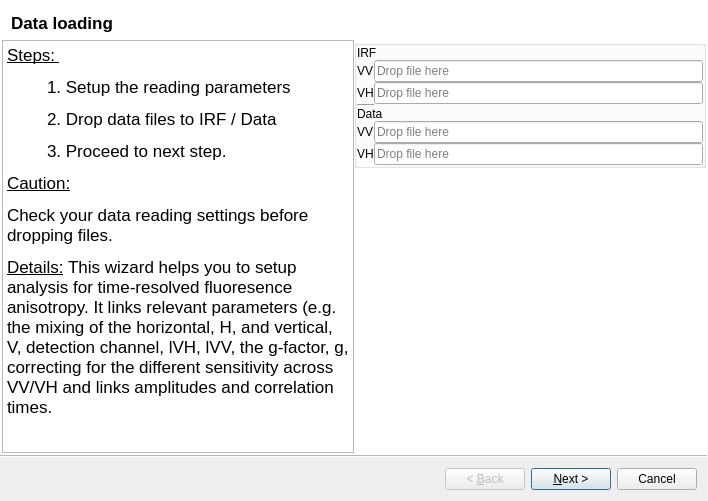
<?xml version="1.0" encoding="UTF-8"?>
<ui version="4.0">
 <class>Wizard</class>
 <widget class="QWizard" name="Wizard">
  <property name="geometry">
   <rect>
    <x>0</x>
    <y>0</y>
    <width>708</width>
    <height>501</height>
   </rect>
  </property>
  <property name="sizePolicy">
   <sizepolicy hsizetype="MinimumExpanding" vsizetype="Preferred">
    <horstretch>0</horstretch>
    <verstretch>0</verstretch>
   </sizepolicy>
  </property>
  <property name="windowTitle">
   <string>TCSPC - Anisotropy</string>
  </property>
  <property name="whatsThis">
   <string>sa</string>
  </property>
  <property name="accessibleDescription">
   <string/>
  </property>
  <property name="modal">
   <bool>false</bool>
  </property>
  <property name="wizardStyle">
   <enum>QWizard::ModernStyle</enum>
  </property>
  <widget class="QWizardPage" name="wizardPageSelectData">
   <property name="title">
    <string>Data loading</string>
   </property>
   <property name="subTitle">
    <string/>
   </property>
   <attribute name="pageId">
    <string notr="true"/>
   </attribute>
   <layout class="QGridLayout" name="gridLayout_3">
    <property name="leftMargin">
     <number>0</number>
    </property>
    <property name="topMargin">
     <number>0</number>
    </property>
    <property name="rightMargin">
     <number>0</number>
    </property>
    <property name="bottomMargin">
     <number>0</number>
    </property>
    <property name="spacing">
     <number>0</number>
    </property>
    <item row="0" column="0" rowspan="2">
     <widget class="QTextBrowser" name="textBrowser">
      <property name="sizePolicy">
       <sizepolicy hsizetype="Expanding" vsizetype="Expanding">
        <horstretch>0</horstretch>
        <verstretch>0</verstretch>
       </sizepolicy>
      </property>
      <property name="html">
       <string>&lt;!DOCTYPE HTML PUBLIC &quot;-//W3C//DTD HTML 4.0//EN&quot; &quot;http://www.w3.org/TR/REC-html40/strict.dtd&quot;&gt;
&lt;html&gt;&lt;head&gt;&lt;meta name=&quot;qrichtext&quot; content=&quot;1&quot; /&gt;&lt;style type=&quot;text/css&quot;&gt;
p, li { white-space: pre-wrap; }
&lt;/style&gt;&lt;/head&gt;&lt;body style=&quot; font-family:'.AppleSystemUIFont'; font-size:13pt; font-weight:400; font-style:normal;&quot;&gt;
&lt;p style=&quot; margin-top:0px; margin-bottom:0px; margin-left:0px; margin-right:0px; -qt-block-indent:0; text-indent:0px;&quot;&gt;&lt;span style=&quot; text-decoration: underline;&quot;&gt;Steps: &lt;/span&gt;&lt;/p&gt;
&lt;p style=&quot; margin-top:12px; margin-bottom:12px; margin-left:0px; margin-right:0px; -qt-block-indent:1; text-indent:0px;&quot;&gt;1. Setup the reading parameters&lt;/p&gt;
&lt;p style=&quot; margin-top:12px; margin-bottom:12px; margin-left:0px; margin-right:0px; -qt-block-indent:1; text-indent:0px;&quot;&gt;2. Drop data files to IRF / Data &lt;/p&gt;
&lt;p style=&quot; margin-top:12px; margin-bottom:12px; margin-left:0px; margin-right:0px; -qt-block-indent:1; text-indent:0px;&quot;&gt;3. Proceed to next step. &lt;/p&gt;
&lt;p style=&quot; margin-top:12px; margin-bottom:12px; margin-left:0px; margin-right:0px; -qt-block-indent:0; text-indent:0px;&quot;&gt;&lt;span style=&quot; text-decoration: underline;&quot;&gt;Caution:&lt;/span&gt; &lt;/p&gt;
&lt;p style=&quot; margin-top:12px; margin-bottom:12px; margin-left:0px; margin-right:0px; -qt-block-indent:0; text-indent:0px;&quot;&gt;Check your data reading settings before dropping files. &lt;/p&gt;
&lt;p style=&quot; margin-top:12px; margin-bottom:12px; margin-left:0px; margin-right:0px; -qt-block-indent:0; text-indent:0px;&quot;&gt;&lt;span style=&quot; text-decoration: underline;&quot;&gt;Details:&lt;/span&gt; This wizard helps you to setup analysis for time-resolved fluoresence anisotropy. It links relevant parameters (e.g. the mixing of the horizontal, H, and vertical, V, detection channel, lVH, lVV, the g-factor, g, correcting for the different sensitivity across VV/VH and links amplitudes and correlation times. &lt;/p&gt;&lt;/body&gt;&lt;/html&gt;</string>
      </property>
     </widget>
    </item>
    <item row="0" column="1">
     <widget class="QGroupBox" name="groupBox_2">
      <property name="title">
       <string/>
      </property>
      <property name="checkable">
       <bool>false</bool>
      </property>
      <layout class="QVBoxLayout" name="verticalLayout">
       <property name="spacing">
        <number>0</number>
       </property>
       <property name="leftMargin">
        <number>0</number>
       </property>
       <property name="topMargin">
        <number>0</number>
       </property>
       <property name="rightMargin">
        <number>0</number>
       </property>
       <property name="bottomMargin">
        <number>0</number>
       </property>
       <item>
        <layout class="QGridLayout" name="gridLayout">
         <property name="spacing">
          <number>0</number>
         </property>
         <item row="6" column="2">
          <widget class="QLineEdit" name="lineEdit_2">
           <property name="readOnly">
            <bool>true</bool>
           </property>
           <property name="placeholderText">
            <string>Drop file here</string>
           </property>
          </widget>
         </item>
         <item row="7" column="2">
          <widget class="QLineEdit" name="lineEdit_4">
           <property name="readOnly">
            <bool>true</bool>
           </property>
           <property name="placeholderText">
            <string>Drop file here</string>
           </property>
          </widget>
         </item>
         <item row="2" column="2">
          <widget class="QLineEdit" name="lineEdit">
           <property name="text">
            <string/>
           </property>
           <property name="readOnly">
            <bool>true</bool>
           </property>
           <property name="placeholderText">
            <string>Drop file here</string>
           </property>
           <property name="clearButtonEnabled">
            <bool>false</bool>
           </property>
          </widget>
         </item>
         <item row="6" column="0">
          <widget class="QLabel" name="label_3">
           <property name="text">
            <string>VV</string>
           </property>
          </widget>
         </item>
         <item row="5" column="0" colspan="4">
          <widget class="QLabel" name="label_6">
           <property name="sizePolicy">
            <sizepolicy hsizetype="Preferred" vsizetype="Fixed">
             <horstretch>0</horstretch>
             <verstretch>0</verstretch>
            </sizepolicy>
           </property>
           <property name="text">
            <string>Data</string>
           </property>
          </widget>
         </item>
         <item row="3" column="2">
          <widget class="QLineEdit" name="lineEdit_3">
           <property name="readOnly">
            <bool>true</bool>
           </property>
           <property name="placeholderText">
            <string>Drop file here</string>
           </property>
          </widget>
         </item>
         <item row="4" column="0">
          <widget class="Line" name="line">
           <property name="orientation">
            <enum>Qt::Horizontal</enum>
           </property>
          </widget>
         </item>
         <item row="3" column="0">
          <widget class="QLabel" name="label_2">
           <property name="text">
            <string>VH</string>
           </property>
          </widget>
         </item>
         <item row="7" column="0">
          <widget class="QLabel" name="label_4">
           <property name="text">
            <string>VH</string>
           </property>
          </widget>
         </item>
         <item row="2" column="0">
          <widget class="QLabel" name="label">
           <property name="text">
            <string>VV</string>
           </property>
          </widget>
         </item>
         <item row="0" column="0" colspan="3">
          <widget class="QLabel" name="label_5">
           <property name="sizePolicy">
            <sizepolicy hsizetype="Preferred" vsizetype="Fixed">
             <horstretch>0</horstretch>
             <verstretch>0</verstretch>
            </sizepolicy>
           </property>
           <property name="text">
            <string>IRF</string>
           </property>
          </widget>
         </item>
        </layout>
       </item>
      </layout>
     </widget>
    </item>
    <item row="1" column="1">
     <spacer name="verticalSpacer_2">
      <property name="orientation">
       <enum>Qt::Vertical</enum>
      </property>
      <property name="sizeHint" stdset="0">
       <size>
        <width>20</width>
        <height>40</height>
       </size>
      </property>
     </spacer>
    </item>
   </layout>
  </widget>
  <widget class="QWizardPage" name="wizardPageNormIRF">
   <property name="title">
    <string>Normalize instrument response functions</string>
   </property>
   <property name="subTitle">
    <string/>
   </property>
   <layout class="QHBoxLayout" name="horizontalLayout">
    <property name="spacing">
     <number>0</number>
    </property>
    <property name="leftMargin">
     <number>0</number>
    </property>
    <property name="topMargin">
     <number>0</number>
    </property>
    <property name="rightMargin">
     <number>0</number>
    </property>
    <property name="bottomMargin">
     <number>0</number>
    </property>
    <item>
     <widget class="QTextEdit" name="textEdit_2">
      <property name="sizePolicy">
       <sizepolicy hsizetype="Expanding" vsizetype="Expanding">
        <horstretch>0</horstretch>
        <verstretch>0</verstretch>
       </sizepolicy>
      </property>
      <property name="html">
       <string>&lt;!DOCTYPE HTML PUBLIC &quot;-//W3C//DTD HTML 4.0//EN&quot; &quot;http://www.w3.org/TR/REC-html40/strict.dtd&quot;&gt;
&lt;html&gt;&lt;head&gt;&lt;meta name=&quot;qrichtext&quot; content=&quot;1&quot; /&gt;&lt;style type=&quot;text/css&quot;&gt;
p, li { white-space: pre-wrap; }
&lt;/style&gt;&lt;/head&gt;&lt;body style=&quot; font-family:'.AppleSystemUIFont'; font-size:13pt; font-weight:400; font-style:normal;&quot;&gt;
&lt;p style=&quot; margin-top:12px; margin-bottom:12px; margin-left:0px; margin-right:0px; -qt-block-indent:0; text-indent:0px;&quot;&gt;For global fitting of fluorescence anisotropy data collected with two seperate detectors (as done on a microscope), the instrument response functions (IRFs) have to be normalized with respected to the total photon number after background removal.&lt;/p&gt;
&lt;p style=&quot; margin-top:12px; margin-bottom:12px; margin-left:0px; margin-right:0px; -qt-block-indent:0; text-indent:0px;&quot;&gt;Move the slider into the IRF background and check the shape of the background corrected IRFs.&lt;/p&gt;&lt;/body&gt;&lt;/html&gt;</string>
      </property>
     </widget>
    </item>
    <item>
     <layout class="QGridLayout" name="gridLayout_4">
      <property name="spacing">
       <number>0</number>
      </property>
      <item row="1" column="0">
       <widget class="QLabel" name="label_7">
        <property name="text">
         <string>Bg channels</string>
        </property>
       </widget>
      </item>
      <item row="1" column="1">
       <widget class="QSpinBox" name="spinBox">
        <property name="enabled">
         <bool>true</bool>
        </property>
        <property name="maximum">
         <number>99999</number>
        </property>
       </widget>
      </item>
      <item row="1" column="2">
       <widget class="QSpinBox" name="spinBox_2">
        <property name="enabled">
         <bool>true</bool>
        </property>
        <property name="maximum">
         <number>99999</number>
        </property>
       </widget>
      </item>
      <item row="0" column="0" colspan="3">
       <layout class="QVBoxLayout" name="verticalLayout_3">
        <property name="spacing">
         <number>0</number>
        </property>
       </layout>
      </item>
     </layout>
    </item>
   </layout>
  </widget>
  <widget class="QWizardPage" name="wizardPageCorrections">
   <property name="title">
    <string>Correction factors</string>
   </property>
   <property name="subTitle">
    <string/>
   </property>
   <layout class="QGridLayout" name="gridLayout_2">
    <property name="leftMargin">
     <number>0</number>
    </property>
    <property name="topMargin">
     <number>0</number>
    </property>
    <property name="rightMargin">
     <number>0</number>
    </property>
    <property name="bottomMargin">
     <number>0</number>
    </property>
    <property name="horizontalSpacing">
     <number>0</number>
    </property>
    <item row="0" column="0">
     <widget class="QTextEdit" name="textEdit">
      <property name="sizePolicy">
       <sizepolicy hsizetype="Expanding" vsizetype="Expanding">
        <horstretch>0</horstretch>
        <verstretch>0</verstretch>
       </sizepolicy>
      </property>
      <property name="html">
       <string>&lt;!DOCTYPE HTML PUBLIC &quot;-//W3C//DTD HTML 4.0//EN&quot; &quot;http://www.w3.org/TR/REC-html40/strict.dtd&quot;&gt;
&lt;html&gt;&lt;head&gt;&lt;meta name=&quot;qrichtext&quot; content=&quot;1&quot; /&gt;&lt;style type=&quot;text/css&quot;&gt;
p, li { white-space: pre-wrap; }
&lt;/style&gt;&lt;/head&gt;&lt;body style=&quot; font-family:'.AppleSystemUIFont'; font-size:13pt; font-weight:400; font-style:normal;&quot;&gt;
&lt;p style=&quot; margin-top:12px; margin-bottom:12px; margin-left:0px; margin-right:0px; -qt-block-indent:0; text-indent:0px;&quot;&gt;The correction factors g corrects for the different sensitivty for detecting parallel and perpendicular light. The correction factors l1 and l2 describe the mixing between the parallel and the perpendicular detection channel. The correction factors are important particuallary when using high NA objectives. &lt;/p&gt;
&lt;p style=&quot; margin-top:12px; margin-bottom:12px; margin-left:0px; margin-right:0px; -qt-block-indent:0; text-indent:0px;&quot;&gt;References&lt;/p&gt;
&lt;p style=&quot; margin-top:12px; margin-bottom:12px; margin-left:0px; margin-right:0px; -qt-block-indent:0; text-indent:0px;&quot;&gt;* Time-Dependent Fluorescence Depolarization Analysis in Three-Dimensional Microspectroscopy; M Koshioka, K Sasaki, and H Masuhara; Appl. Spect., Vol. 49, Issue 2, pp. 224-228 (1995); &lt;a href=&quot;https://opg.optica.org/as/viewmedia.cfm?uri=as-49-2-224 &quot;&gt;&lt;span style=&quot; text-decoration: underline; color:#0068da;&quot;&gt;LINK&lt;/span&gt;&lt;/a&gt;&lt;/p&gt;
&lt;p style=&quot; margin-top:12px; margin-bottom:12px; margin-left:0px; margin-right:0px; -qt-block-indent:0; text-indent:0px;&quot;&gt;* Analyzing Receptor Assemblies in the Cell Membrane Using Fluorescence Anisotropy Imaging with TIRF Microscopy; M Erdelyi, J Simon, E A Barnard, C F Kaminski; PLOSOne, 2014 &lt;a href=&quot;https://journals.plos.org/plosone/article?id=10.1371/journal.pone.0100526 &quot;&gt;&lt;span style=&quot; text-decoration: underline; color:#0068da;&quot;&gt;LINK&lt;/span&gt;&lt;/a&gt;&lt;/p&gt;
&lt;p style=&quot; margin-top:12px; margin-bottom:12px; margin-left:0px; margin-right:0px; -qt-block-indent:0; text-indent:0px;&quot;&gt;Caution&lt;/p&gt;
&lt;p style=&quot; margin-top:12px; margin-bottom:12px; margin-left:0px; margin-right:0px; -qt-block-indent:0; text-indent:0px;&quot;&gt;The model convolved with the IRF. Thus, a change in the IRF changes the number of photons in the model.&lt;/p&gt;&lt;/body&gt;&lt;/html&gt;</string>
      </property>
     </widget>
    </item>
    <item row="0" column="1">
     <layout class="QVBoxLayout" name="verticalLayout_2"/>
    </item>
   </layout>
  </widget>
  <widget class="QWizardPage" name="wizardPageComponents">
   <property name="title">
    <string>Add lifetime &amp; rotational components</string>
   </property>
   <layout class="QGridLayout" name="gridLayout_6">
    <property name="leftMargin">
     <number>0</number>
    </property>
    <property name="topMargin">
     <number>0</number>
    </property>
    <property name="rightMargin">
     <number>0</number>
    </property>
    <property name="bottomMargin">
     <number>0</number>
    </property>
    <property name="spacing">
     <number>0</number>
    </property>
    <item row="0" column="1">
     <widget class="QLabel" name="label_14">
      <property name="text">
       <string>Settings</string>
      </property>
     </widget>
    </item>
    <item row="3" column="1" colspan="4">
     <widget class="QTableWidget" name="tableWidget">
      <property name="sizePolicy">
       <sizepolicy hsizetype="Expanding" vsizetype="MinimumExpanding">
        <horstretch>0</horstretch>
        <verstretch>0</verstretch>
       </sizepolicy>
      </property>
      <property name="toolTip">
       <string>Double click to delete. 
Single click to edit.</string>
      </property>
      <property name="editTriggers">
       <set>QAbstractItemView::AnyKeyPressed|QAbstractItemView::EditKeyPressed|QAbstractItemView::SelectedClicked</set>
      </property>
      <property name="sortingEnabled">
       <bool>true</bool>
      </property>
      <attribute name="horizontalHeaderStretchLastSection">
       <bool>true</bool>
      </attribute>
      <column>
       <property name="text">
        <string>Amplitude</string>
       </property>
      </column>
      <column>
       <property name="text">
        <string>Lifetime</string>
       </property>
      </column>
     </widget>
    </item>
    <item row="5" column="1" colspan="4">
     <widget class="QTableWidget" name="tableWidget_2">
      <property name="sizePolicy">
       <sizepolicy hsizetype="Expanding" vsizetype="MinimumExpanding">
        <horstretch>0</horstretch>
        <verstretch>0</verstretch>
       </sizepolicy>
      </property>
      <property name="toolTip">
       <string>Double click to delete. 
Single click to edit.</string>
      </property>
      <property name="sizeAdjustPolicy">
       <enum>QAbstractScrollArea::AdjustToContentsOnFirstShow</enum>
      </property>
      <property name="editTriggers">
       <set>QAbstractItemView::AnyKeyPressed|QAbstractItemView::EditKeyPressed|QAbstractItemView::SelectedClicked</set>
      </property>
      <property name="sortingEnabled">
       <bool>true</bool>
      </property>
      <attribute name="horizontalHeaderStretchLastSection">
       <bool>true</bool>
      </attribute>
      <column>
       <property name="text">
        <string>Amplitude</string>
       </property>
      </column>
      <column>
       <property name="text">
        <string>Rot. corr. time</string>
       </property>
      </column>
     </widget>
    </item>
    <item row="4" column="1" colspan="4">
     <layout class="QGridLayout" name="gridLayout_7">
      <property name="spacing">
       <number>0</number>
      </property>
      <item row="2" column="0">
       <widget class="QLabel" name="label_11">
        <property name="text">
         <string>Rotation</string>
        </property>
       </widget>
      </item>
      <item row="0" column="2">
       <widget class="QLabel" name="label_13">
        <property name="text">
         <string>Rot. corr. time [ns]</string>
        </property>
       </widget>
      </item>
      <item row="0" column="1">
       <widget class="QLabel" name="label_12">
        <property name="sizePolicy">
         <sizepolicy hsizetype="MinimumExpanding" vsizetype="Minimum">
          <horstretch>0</horstretch>
          <verstretch>0</verstretch>
         </sizepolicy>
        </property>
        <property name="text">
         <string>Amplitude</string>
        </property>
       </widget>
      </item>
      <item row="2" column="1">
       <widget class="QDoubleSpinBox" name="doubleSpinBox_4">
        <property name="sizePolicy">
         <sizepolicy hsizetype="MinimumExpanding" vsizetype="Fixed">
          <horstretch>0</horstretch>
          <verstretch>0</verstretch>
         </sizepolicy>
        </property>
        <property name="decimals">
         <number>3</number>
        </property>
        <property name="minimum">
         <double>0.001000000000000</double>
        </property>
        <property name="maximum">
         <double>1.000000000000000</double>
        </property>
        <property name="value">
         <double>0.500000000000000</double>
        </property>
       </widget>
      </item>
      <item row="2" column="2">
       <widget class="QDoubleSpinBox" name="doubleSpinBox_3">
        <property name="sizePolicy">
         <sizepolicy hsizetype="MinimumExpanding" vsizetype="Fixed">
          <horstretch>0</horstretch>
          <verstretch>0</verstretch>
         </sizepolicy>
        </property>
        <property name="minimum">
         <double>0.000000000000000</double>
        </property>
        <property name="maximum">
         <double>100.000000000000000</double>
        </property>
        <property name="singleStep">
         <double>0.100000000000000</double>
        </property>
        <property name="value">
         <double>0.150000000000000</double>
        </property>
       </widget>
      </item>
      <item row="1" column="4" rowspan="2">
       <widget class="QToolButton" name="toolButton_2">
        <property name="sizePolicy">
         <sizepolicy hsizetype="Minimum" vsizetype="Minimum">
          <horstretch>0</horstretch>
          <verstretch>0</verstretch>
         </sizepolicy>
        </property>
        <property name="text">
         <string>add</string>
        </property>
       </widget>
      </item>
     </layout>
    </item>
    <item row="2" column="1" colspan="4">
     <layout class="QGridLayout" name="gridLayout_5">
      <property name="spacing">
       <number>0</number>
      </property>
      <item row="3" column="0">
       <widget class="QLabel" name="label_8">
        <property name="text">
         <string>Lifetime</string>
        </property>
       </widget>
      </item>
      <item row="0" column="2">
       <widget class="QLabel" name="label_10">
        <property name="text">
         <string>Fluorescence lifetime [ns]</string>
        </property>
       </widget>
      </item>
      <item row="0" column="1">
       <widget class="QLabel" name="label_9">
        <property name="sizePolicy">
         <sizepolicy hsizetype="Minimum" vsizetype="Preferred">
          <horstretch>0</horstretch>
          <verstretch>0</verstretch>
         </sizepolicy>
        </property>
        <property name="text">
         <string>Amplitude</string>
        </property>
       </widget>
      </item>
      <item row="3" column="1">
       <widget class="QDoubleSpinBox" name="doubleSpinBox_2">
        <property name="sizePolicy">
         <sizepolicy hsizetype="MinimumExpanding" vsizetype="Fixed">
          <horstretch>0</horstretch>
          <verstretch>0</verstretch>
         </sizepolicy>
        </property>
        <property name="decimals">
         <number>3</number>
        </property>
        <property name="minimum">
         <double>0.001000000000000</double>
        </property>
        <property name="maximum">
         <double>1.000000000000000</double>
        </property>
        <property name="singleStep">
         <double>0.100000000000000</double>
        </property>
        <property name="value">
         <double>0.500000000000000</double>
        </property>
       </widget>
      </item>
      <item row="3" column="2">
       <widget class="QDoubleSpinBox" name="doubleSpinBox">
        <property name="sizePolicy">
         <sizepolicy hsizetype="MinimumExpanding" vsizetype="Fixed">
          <horstretch>0</horstretch>
          <verstretch>0</verstretch>
         </sizepolicy>
        </property>
        <property name="decimals">
         <number>3</number>
        </property>
        <property name="minimum">
         <double>0.001000000000000</double>
        </property>
        <property name="singleStep">
         <double>0.100000000000000</double>
        </property>
        <property name="value">
         <double>2.500000000000000</double>
        </property>
       </widget>
      </item>
      <item row="1" column="5" rowspan="4">
       <widget class="QToolButton" name="toolButton">
        <property name="sizePolicy">
         <sizepolicy hsizetype="Minimum" vsizetype="Minimum">
          <horstretch>0</horstretch>
          <verstretch>0</verstretch>
         </sizepolicy>
        </property>
        <property name="text">
         <string>add</string>
        </property>
       </widget>
      </item>
     </layout>
    </item>
    <item row="0" column="3">
     <widget class="QToolButton" name="toolButton_4">
      <property name="enabled">
       <bool>true</bool>
      </property>
      <property name="text">
       <string>save</string>
      </property>
     </widget>
    </item>
    <item row="0" column="2">
     <widget class="QLineEdit" name="lineEdit_5"/>
    </item>
    <item row="0" column="4">
     <widget class="QToolButton" name="toolButton_3">
      <property name="text">
       <string>load</string>
      </property>
     </widget>
    </item>
    <item row="0" column="0" rowspan="6">
     <widget class="QTextBrowser" name="textBrowser_2">
      <property name="html">
       <string>&lt;!DOCTYPE HTML PUBLIC &quot;-//W3C//DTD HTML 4.0//EN&quot; &quot;http://www.w3.org/TR/REC-html40/strict.dtd&quot;&gt;
&lt;html&gt;&lt;head&gt;&lt;meta name=&quot;qrichtext&quot; content=&quot;1&quot; /&gt;&lt;style type=&quot;text/css&quot;&gt;
p, li { white-space: pre-wrap; }
&lt;/style&gt;&lt;/head&gt;&lt;body style=&quot; font-family:'.AppleSystemUIFont'; font-size:13pt; font-weight:400; font-style:normal;&quot;&gt;
&lt;p style=&quot; margin-top:0px; margin-bottom:0px; margin-left:0px; margin-right:0px; -qt-block-indent:0; text-indent:0px;&quot;&gt;Add fluorescence lifetime components and rotational correlation times. &lt;/p&gt;
&lt;p style=&quot;-qt-paragraph-type:empty; margin-top:0px; margin-bottom:0px; margin-left:0px; margin-right:0px; -qt-block-indent:0; text-indent:0px;&quot;&gt;&lt;br /&gt;&lt;/p&gt;
&lt;p style=&quot; margin-top:0px; margin-bottom:0px; margin-left:0px; margin-right:0px; -qt-block-indent:0; text-indent:0px;&quot;&gt;The values you enter will be the initial values of the analysis.&lt;/p&gt;&lt;/body&gt;&lt;/html&gt;</string>
      </property>
     </widget>
    </item>
   </layout>
  </widget>
  <action name="actionLoad_IRF">
   <property name="text">
    <string>Load IRF VV</string>
   </property>
   <property name="toolTip">
    <string>Load IRF</string>
   </property>
  </action>
  <action name="actionLoad_Data">
   <property name="text">
    <string>Load Data VV</string>
   </property>
   <property name="toolTip">
    <string>Load Data</string>
   </property>
  </action>
  <action name="actionAdd_Lifetime">
   <property name="text">
    <string>Add Lifetime</string>
   </property>
  </action>
  <action name="actionAdd_Rotation">
   <property name="text">
    <string>Add Rotation</string>
   </property>
  </action>
  <action name="actionRemove_Lifetime">
   <property name="text">
    <string>Remove Lifetime</string>
   </property>
  </action>
  <action name="actionRemove_Rotation">
   <property name="text">
    <string>Remove Rotation</string>
   </property>
  </action>
  <action name="actionCreate_Fits">
   <property name="text">
    <string>Create Fits</string>
   </property>
  </action>
  <action name="actionRegionChanged">
   <property name="text">
    <string>Region Changed</string>
   </property>
  </action>
  <action name="actionLoad_Lifetimes">
   <property name="text">
    <string>Load Lifetimes</string>
   </property>
  </action>
  <action name="actionSave_Lifetime">
   <property name="text">
    <string>Save Lifetime</string>
   </property>
  </action>
 </widget>
 <resources/>
 <connections>
  <connection>
   <sender>toolButton</sender>
   <signal>clicked()</signal>
   <receiver>actionAdd_Lifetime</receiver>
   <slot>trigger()</slot>
   <hints>
    <hint type="sourcelabel">
     <x>729</x>
     <y>78</y>
    </hint>
    <hint type="destinationlabel">
     <x>-1</x>
     <y>-1</y>
    </hint>
   </hints>
  </connection>
  <connection>
   <sender>toolButton_2</sender>
   <signal>clicked()</signal>
   <receiver>actionAdd_Rotation</receiver>
   <slot>trigger()</slot>
   <hints>
    <hint type="sourcelabel">
     <x>741</x>
     <y>88</y>
    </hint>
    <hint type="destinationlabel">
     <x>-1</x>
     <y>-1</y>
    </hint>
   </hints>
  </connection>
  <connection>
   <sender>tableWidget</sender>
   <signal>cellDoubleClicked(int,int)</signal>
   <receiver>actionRemove_Lifetime</receiver>
   <slot>trigger()</slot>
   <hints>
    <hint type="sourcelabel">
     <x>569</x>
     <y>196</y>
    </hint>
    <hint type="destinationlabel">
     <x>-1</x>
     <y>-1</y>
    </hint>
   </hints>
  </connection>
  <connection>
   <sender>tableWidget_2</sender>
   <signal>cellDoubleClicked(int,int)</signal>
   <receiver>actionRemove_Rotation</receiver>
   <slot>trigger()</slot>
   <hints>
    <hint type="sourcelabel">
     <x>569</x>
     <y>361</y>
    </hint>
    <hint type="destinationlabel">
     <x>-1</x>
     <y>-1</y>
    </hint>
   </hints>
  </connection>
  <connection>
   <sender>lineEdit</sender>
   <signal>textChanged(QString)</signal>
   <receiver>actionLoad_IRF</receiver>
   <slot>trigger()</slot>
   <hints>
    <hint type="sourcelabel">
     <x>560</x>
     <y>69</y>
    </hint>
    <hint type="destinationlabel">
     <x>-1</x>
     <y>-1</y>
    </hint>
   </hints>
  </connection>
  <connection>
   <sender>lineEdit_3</sender>
   <signal>textChanged(QString)</signal>
   <receiver>actionLoad_IRF</receiver>
   <slot>trigger()</slot>
   <hints>
    <hint type="sourcelabel">
     <x>560</x>
     <y>90</y>
    </hint>
    <hint type="destinationlabel">
     <x>-1</x>
     <y>-1</y>
    </hint>
   </hints>
  </connection>
  <connection>
   <sender>lineEdit_2</sender>
   <signal>textChanged(QString)</signal>
   <receiver>actionLoad_Data</receiver>
   <slot>trigger()</slot>
   <hints>
    <hint type="sourcelabel">
     <x>560</x>
     <y>129</y>
    </hint>
    <hint type="destinationlabel">
     <x>-1</x>
     <y>-1</y>
    </hint>
   </hints>
  </connection>
  <connection>
   <sender>lineEdit_4</sender>
   <signal>textChanged(QString)</signal>
   <receiver>actionLoad_Data</receiver>
   <slot>trigger()</slot>
   <hints>
    <hint type="sourcelabel">
     <x>560</x>
     <y>150</y>
    </hint>
    <hint type="destinationlabel">
     <x>-1</x>
     <y>-1</y>
    </hint>
   </hints>
  </connection>
  <connection>
   <sender>spinBox</sender>
   <signal>valueChanged(int)</signal>
   <receiver>actionRegionChanged</receiver>
   <slot>trigger()</slot>
   <hints>
    <hint type="sourcelabel">
     <x>581</x>
     <y>454</y>
    </hint>
    <hint type="destinationlabel">
     <x>-1</x>
     <y>-1</y>
    </hint>
   </hints>
  </connection>
  <connection>
   <sender>spinBox_2</sender>
   <signal>valueChanged(int)</signal>
   <receiver>actionRegionChanged</receiver>
   <slot>trigger()</slot>
   <hints>
    <hint type="sourcelabel">
     <x>710</x>
     <y>454</y>
    </hint>
    <hint type="destinationlabel">
     <x>-1</x>
     <y>-1</y>
    </hint>
   </hints>
  </connection>
  <connection>
   <sender>toolButton_3</sender>
   <signal>clicked()</signal>
   <receiver>actionLoad_Lifetimes</receiver>
   <slot>trigger()</slot>
   <hints>
    <hint type="sourcelabel">
     <x>789</x>
     <y>49</y>
    </hint>
    <hint type="destinationlabel">
     <x>-1</x>
     <y>-1</y>
    </hint>
   </hints>
  </connection>
  <connection>
   <sender>toolButton_4</sender>
   <signal>clicked()</signal>
   <receiver>actionSave_Lifetime</receiver>
   <slot>trigger()</slot>
   <hints>
    <hint type="sourcelabel">
     <x>751</x>
     <y>49</y>
    </hint>
    <hint type="destinationlabel">
     <x>-1</x>
     <y>-1</y>
    </hint>
   </hints>
  </connection>
 </connections>
</ui>
